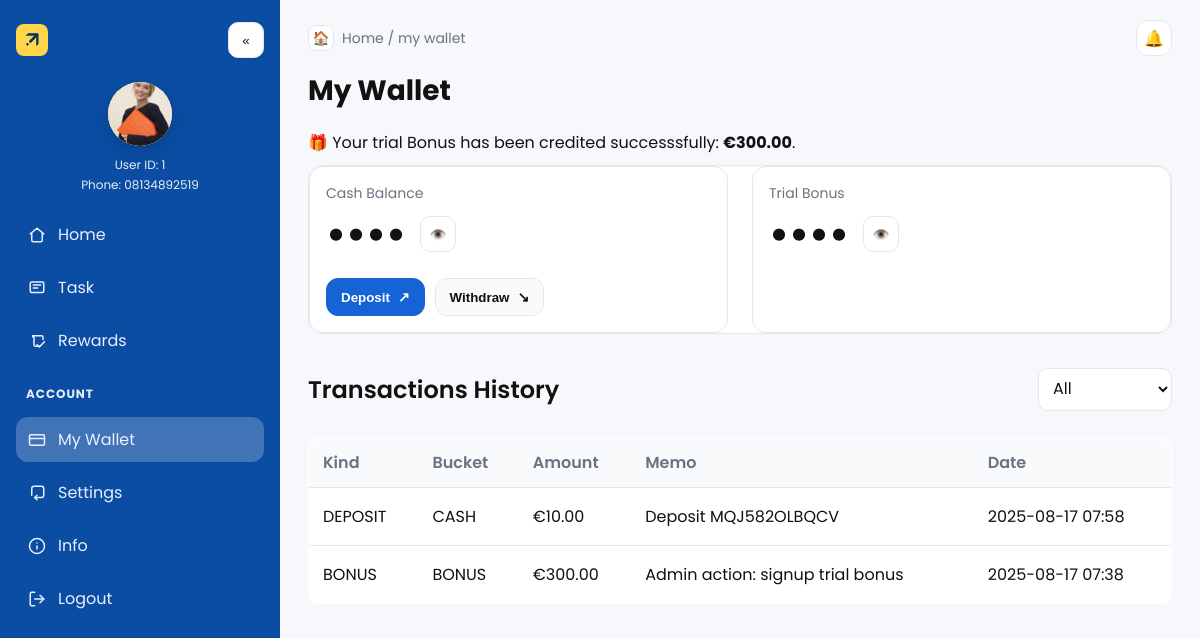
/user_dashboard/wallet_view (signed in), run on the app's committed database.
### main/models.py (models this page shows, shortened)
class CustomUser(AbstractUser):
    username = None
    phone = models.CharField(max_length=20, unique=True)
    invitation_code = models.CharField(max_length=50, blank=True, null=True)
    nickname   = models.CharField(max_length=50, blank=True)
    avatar     = models.ImageField(upload_to="avatars/%Y/%m/", blank=True, null=True)
    avatar_url = models.URLField(blank=True, null=True, validators=[URLValidator()])
    signup_ip = models.GenericIPAddressField(blank=True, null=True)
    signup_country = models.CharField(max_length=100, blank=True, null=True)
    last_login_ip = models.GenericIPAddressField(blank=True, null=True)
    last_login_country = models.CharField(max_length=100, blank=True, null=True)
    USERNAME_FIELD = "phone"
    REQUIRED_FIELDS = []
    objects = CustomUserManager()

class Wallet(models.Model):
    user = models.OneToOneField(
        settings.AUTH_USER_MODEL, on_delete=models.CASCADE, related_name="wallet"
    )
    balance_cents = models.BigIntegerField(default=0)
    bonus_cents = models.BigIntegerField(default=0)
    pending_cents = models.BigIntegerField(default=0)
    trial_bonus_at = models.DateTimeField(blank=True, null=True)
    @property
    def cash_eur(self) -> str:
        return f"€{self.balance_cents / 100:,.2f}"
    @property
    def bonus_eur(self) -> str:
        return f"€{self.bonus_cents / 100:,.2f}"

class WalletTxn(models.Model):
    KIND_CHOICES = [
        ("BONUS", "Bonus"),
        ("DEPOSIT", "Deposit"),
        ("WITHDRAW", "Withdraw"),
        ("ADJUST", "Adjust"),
    ]
    BUCKET_CHOICES = [
        ("CASH", "Cash"),
        ("BONUS", "Bonus"),
    ]
    wallet = models.ForeignKey(Wallet, on_delete=models.CASCADE, related_name="txns")
    amount_cents = models.BigIntegerField(default=0)  # no nulls; defaults to 0
    kind = models.CharField(max_length=20, choices=KIND_CHOICES)
    bucket = models.CharField(max_length=10, choices=BUCKET_CHOICES, default="CASH")  # which balance was touched
    memo = models.CharField(max_length=255, blank=True)
    created_at = models.DateTimeField(auto_now_add=True)
    created_by = models.ForeignKey(
        settings.AUTH_USER_MODEL, null=True, blank=True, on_delete=models.SET_NULL, related_name="+"
    )
    class Meta:
        ordering = ("-created_at",)
        indexes = [
            models.Index(fields=["wallet", "-created_at"]),
        ]
    @property
    def amount_eur(self) -> str:
        sign = "-" if self.amount_cents < 0 else ""
        return f"{sign}€{abs(self.amount_cents) / 100:,.2f}"

### main/views.py (the view)
# urls.py: path("user_dashboard/wallet_view", views.wallet_view, name="wallet"),
def wallet_view(request):
    return render(request, "meta_search/wallet.html", {"active_page": "wallet"})

### templates/meta_search/wallet.html (shortened to what this page needs)
{% extends "base_user.html" %}
{% load static %}
{% block breadcrumb %}Home / my wallet{% endblock %}
{% block extra_head %}
  <link rel="stylesheet" href="{% static 'meta_search/wallet.css' %}">
{% endblock %}
{% block content %}
  <h1>My Wallet</h1>
  {% if request.user.wallet.trial_bonus_at %}
    <div class="alert success" role="status" style="margin:10px 0;">
      🎁 Your trial Bonus has been credited successsfully: <strong>{{ request.user.wallet.bonus_eur }}</strong>.
    </div>
  {% endif %}
  <section class="card wallet" aria-labelledby="wallet-summary-title">
    <div class="wallet-summary">
      <div class="summary-item">
        <div class="summary-title">Cash Balance</div>
        <div class="money">
          <div class="currency js-money" data-value="{{ request.user.wallet.cash_eur|default:'€ 0.00' }}">••••</div>
          <button class="eye" type="button" title="Show/Hide" aria-label="Show or hide balance">👁️</button>
        </div>
        <div class="actions">
          <button class="btn primary" onclick="window.location.href='{% url 'deposit' %}'">
            Deposit <span aria-hidden="true" style="font-size:14px">↗</span>
          </button>
          <button class="btn" onclick="window.location.href='{% url 'withdrawal' %}'">
            Withdraw <span aria-hidden="true" style="font-size:14px">↘</span>
          </button>
        </div>
      </div>
      <div class="summary-item">
        <div class="summary-title">Trial Bonus</div>
        <div class="money">
          <div class="currency js-money" data-value="{{ request.user.wallet.bonus_eur|default:'€ 0.00' }}">••••</div>
          <button class="eye" type="button" title="Show/Hide" aria-label="Show or hide bonus">👁️</button>
        </div>
      </div>
    </div>
  </section>
  <section class="section txns" aria-labelledby="transactions-title">
    <div class="header">
      <h2 id="transactions-title" class="section-title">Transactions History</h2>
      <div class="filter">
        <select id="tx-filter" class="select">
          <option value="all" selected>All</option>
        </select>
      </div>
    </div>
    <div class="table-wrap">
      <table class="tx-table">
        <thead>
          <tr>
            <th scope="col">Kind</th>
            <th scope="col">Bucket</th>
            <th scope="col">Amount</th>
            <th scope="col">Memo</th>
            <th scope="col">Date</th>
          </tr>
        </thead>
        <tbody>
          {% with txns=request.user.wallet.txns.all %}
            {% if txns %}
              {% for t in txns %}
                <tr>
                  <td data-label="Kind">{{ t.kind }}</td>
                  <td data-label="Bucket">{% if t.bucket %}{{ t.bucket }}{% else %}CASH{% endif %}</td>
                  <td data-label="Amount">{{ t.amount_eur }}</td>
                  <td data-label="Memo">{{ t.memo }}</td>
                  <td data-label="Date">{{ t.created_at|date:"Y-m-d H:i" }}</td>
                </tr>
              {% endfor %}
            {% else %}
              <tr>
                <td colspan="5" class="empty">No Transaction History</td>
              </tr>
            {% endif %}
          {% endwith %}
        </tbody>
      </table>
    </div>
  </section>
{% endblock %}

### templates/base_user.html (shortened to what this page needs)
{% load static %}
<!DOCTYPE html>
<html lang="en">
<head>
  <link rel="stylesheet" href="{% static 'meta_search/base_user_layout.css' %}">
  {% block extra_head %}{% endblock %}
</head>
<body>
  <div class="app {% block app_classes %}{% endblock %}" id="app">
    <aside class="sidebar" id="sidebar">
      <div class="brand">
        <a class="brand-button" href="{% url 'user_dashboard' %}" title="Dashboard">
          <img src="{% static 'meta_search/images/logo_emoji.png' %}" alt="Dashboard" style="width:20px; height:20px; vertical-align:middle;">
        </a>
        <button class="sb-toggle sb-toggle-desktop" id="sbToggleDesktop" aria-label="Collapse menu" title="Collapse">«</button>
      </div>
      {% static 'meta_search/images/avatar-placeholder.png' as avatar_placeholder %}
      <div class="profile"
           title="{{ request.user.nickname|default:request.user.get_full_name|default:request.user.username }}">
        <div class="avatar">
          {% if request.user.avatar %}
            <img src="{{ request.user.avatar.url }}" alt="User avatar" width="48" height="48" loading="lazy" onerror="this.src='{{ avatar_placeholder }}'">
          {% elif request.user.avatar_url %}
            <img src="{{ request.user.avatar_url }}" alt="User avatar" width="48" height="48" loading="lazy" onerror="this.src='{{ avatar_placeholder }}'">
          {% else %}
            <img src="{{ avatar_placeholder }}" alt="User avatar" width="48" height="48" loading="lazy">
          {% endif %}
          <span class="status-dot"></span>
        </div>
        <div class="meta">
          <div class="id">User ID: {{ request.user.id }}</div>
          <div class="phone">Phone: {{ request.user.phone|default:'-' }}</div>
        </div>
      </div>
      <nav class="nav" aria-label="Sidebar">
        <a class="link {% if active_page == 'home' %}active{% endif %}" href="{% url 'user_dashboard' %}" title="Home">
          <svg viewBox="0 0 24 24" width="18" height="18" fill="none" stroke="currentColor" stroke-width="2" stroke-linecap="round" stroke-linejoin="round"><path d="M3 10.5 12 3l9 7.5"/><path d="M5 10v9a2 2 0 0 0 2 2h10a2 2 0 0 0 2-2v-9"/></svg>
          <span class="label">Home</span>
        </a>
        <a class="link {% if active_page == 'task' %}active{% endif %}" href="#" title="Task">
          <svg viewBox="0 0 24 24" width="18" height="18" fill="none" stroke="currentColor" stroke-width="2" stroke-linecap="round" stroke-linejoin="round"><rect x="3" y="4" width="18" height="14" rx="2"/><path d="M7 8h10M7 12h6"/></svg>
          <span class="label">Task</span>
        </a>
        <a class="link {% if active_page == 'rewards' %}active{% endif %}" href="#" title="Rewards">
          <svg viewBox="0 0 24 24" width="18" height="18" fill="none" stroke="currentColor" stroke-width="2" stroke-linecap="round" stroke-linejoin="round"><path d="m12 17 3 3 7-7"/><path d="M20 10V7a2 2 0 0 0-2-2H6a2 2 0 0 0 2 2v10a2 2 0 0 0 2 2h6"/></svg>
          <span class="label">Rewards</span>
        </a>
        <h6>Account</h6>
        <a class="link {% if active_page == 'wallet' %}active{% endif %}" href="{% url 'wallet' %}" title="My Wallet">
          <svg viewBox="0 0 24 24" width="18" height="18" fill="none" stroke="currentColor" stroke-width="2" stroke-linecap="round" stroke-linejoin="round"><rect x="2" y="5" width="20" height="14" rx="2"/><path d="M2 10h20"/></svg>
          <span class="label">My Wallet</span>
        </a>
        <a class="link {% if active_page == 'settings' %}active{% endif %}" href="{% url 'profile_settings' %}" title="Settings">
          <svg viewBox="0 0 24 24" width="18" height="18" fill="none" stroke="currentColor" stroke-width="2" stroke-linecap="round" stroke-linejoin="round"><path d="M12 15l-3 3 3 3"/><path d="M9 18h9a3 3 0 0 0 3-3V6a3 3 0 0 0-3-3H8a3 3 0 0 0-3 3v9"/></svg>
          <span class="label">Settings</span>
        </a>
        <a class="link {% if active_page == 'info' %}active{% endif %}" href="{% url 'info_index' %}" title="Info">
          <svg viewBox="0 0 24 24" width="18" height="18" fill="none" stroke="currentColor" stroke-width="2" stroke-linecap="round" stroke-linejoin="round"><circle cx="12" cy="12" r="10"/><path d="M12 16v-4M12 8h.01"/></svg>
          <span class="label">Info</span>
        </a>
        <div class="bottom">
          <a class="link" href="{% url 'signout' %}" title="Logout">
            <svg viewBox="0 0 24 24" width="18" height="18" fill="none" stroke="currentColor" stroke-width="2" stroke-linecap="round" stroke-linejoin="round"><path d="M9 21H5a2 2 0 0 1-2-2V5a2 2 0 0 1 2-2h4"/><polyline points="16 17 21 12 16 7"/><line x1="21" y1="12" x2="9" y2="12"/></svg>
            <span class="label">Logout</span>
          </a>
        </div>
      </nav>
    </aside>
    <main class="main">
      <div class="topbar">
        <div class="breadcrumb">
          <span class="crumb-home">🏠</span>
          <span class="dreadcrumb">
            {% block breadcrumb %}Home / setting / my wallet{% endblock %}
          </span>
        </div>
        <div class="bell" title="Announcements">
          <a href="{% url 'announcements' %}" aria-label="Announcements">🔔</a>
        </div>
      </div>
      {% block content %}{% endblock %}
    </main>
  </div>
</body>
</html>

### static/meta_search/base_user_layout.css (style rules this page uses)
:root { --blue:#0b4da3; --text:#111; --muted:#6b7280; --border:#e5e7eb; --card:#ffffff; --bg:#f7f8fb; --radius:14px; --topbar-h: 56px; }
* { box-sizing:border-box; }
html,body { height:100%; }
body { margin:0; font-family:"Poppins", system-ui, -apple-system, Segoe UI, Roboto, Helvetica, Arial, "Apple Color Emoji","Segoe UI Emoji"; color:var(--text); background:var(--bg); }
.app { display:grid; grid-template-columns:280px 1fr; min-height:100vh; }
.sidebar { background:var(--blue); color:#fff; padding:22px 16px; position:sticky; top:0; height:100vh; overflow:hidden; }
.brand { display:flex; align-items:center; gap:10px; margin-bottom:22px; }
.brand-button { height:32px; width:32px; border-radius:8px; background:#ffd54a; display:grid; place-items:center; font-weight:700; color:#111; text-decoration:none; }
.sb-toggle { border:1px solid var(--border); height:36px; width:36px; border-radius:10px; background:#fff; color:var(--text); display:grid; place-items:center; cursor:pointer; transition: transform .12s ease, box-shadow .2s ease, background-color .2s ease, border-color .2s ease; }
.profile { display:flex; flex-direction:column; align-items:center; gap:10px; margin:24px 0 18px; text-align:center; }
.avatar { height:64px; width:64px; border-radius:50%; background:#ffe6b3; overflow:hidden; position:relative; box-shadow:0 6px 16px rgba(0,0,0,.15); }
.avatar img { height:100%; width:100%; object-fit:cover; display:block; }
.status-dot { position:absolute; right:-2px; bottom:-2px; height:12px; width:12px; border-radius:50%; background:#4ade80; border:3px solid var(--blue); }
.meta { display:flex; flex-direction:column; gap:2px; }
.meta .id { font-size:12px; opacity:.9; }
.meta .phone { font-size:12px; opacity:.9; }
.nav { margin-top:18px; display:grid; gap:8px; }
.nav h6 { font-size:12px; letter-spacing:.08em; text-transform:uppercase; opacity:.9; margin:14px 10px 6px; }
.link { display:flex; align-items:center; gap:12px; padding:10px 12px; border-radius:12px; text-decoration:none; color:#e9efff; background:transparent; }
.link.active { background:rgba(255,255,255,.22); }
.link svg { flex:0 0 18px; min-width:18px; }
.label { white-space:nowrap; }
.bottom { margin-top:auto; }
.main { padding:28px 28px 48px; }
.topbar { display:flex; justify-content:space-between; align-items:center; margin:-8px 0 10px; gap:12px; }
.breadcrumb { display:flex; align-items:center; gap:8px; color:var(--muted); font-size:14px; }
.crumb-home { height:26px; width:26px; border:1px solid var(--border); border-radius:8px; display:grid; place-items:center; background:#fff; }
.bell { height:36px; width:36px; border:1px solid var(--border); border-radius:12px; background:#fff; display:grid; place-items:center; position:relative; }
.bell a { display:inline-block; color:inherit; text-decoration:none; }
.card { background:var(--card); border:1px solid var(--border); border-radius:var(--radius); }
.btn { display:inline-flex; align-items:center; gap:8px; padding:10px 14px; border-radius:12px; border:1px solid var(--border); background:#f8fafc; color:#111; font-weight:600; cursor:pointer; transition: transform .12s ease, box-shadow .2s ease, background-color .2s ease, border-color .2s ease; }
.btn.primary { background:#1663d6; color:#fff; border-color:#1663d6; }
.sb-toggle-desktop { display:none; }
@media (min-width: 901px) { .sb-toggle-desktop { display:inline-grid; } }
@media (min-width: 901px) { .sidebar .brand { display:flex; align-items:center; gap:10px; } }
@media (min-width: 901px) { .sb-toggle-desktop { margin-left:auto; border:1px solid var(--border); height:36px; width:36px; border-radius:10px; background:#fff; color:var(--text); display:grid; place-items:center; cursor:pointer; transition: transform .12s ease, box-shadow .2s ease, background-color .2s ease, border-color .2s ease; } }
@media (min-width:901px) { .sb-toggle-desktop { transform:translateX(0); } }

### data on the page
CustomUser: user.avatar (picture), user.id "1", user.phone "08134892519", user.wallet.bonus_eur "€300.00"
WalletTxn: kind "DEPOSIT", bucket "CASH", amount_eur "€10.00", memo "Deposit MQJ582OLBQCV", created_at "2025-08-17 07:58"
WalletTxn: kind "BONUS", bucket "BONUS", amount_eur "€300.00", memo "Admin action: signup trial bonus", created_at "2025-08-17 07:38"
